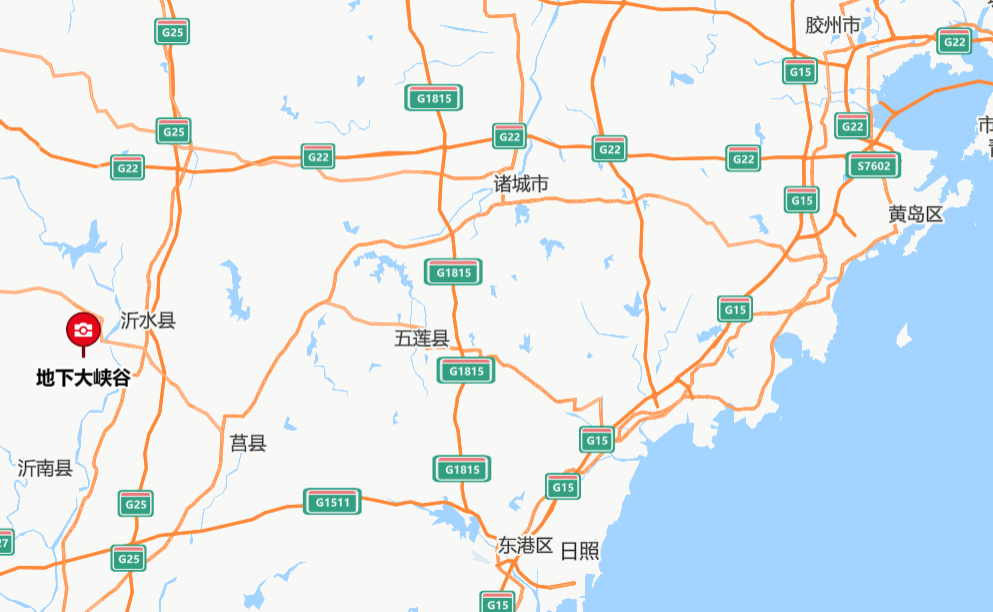
#> input picture Python_test/picture.png, 993 x 612 px
$ python mat.py
#> lines starting #> are read from the running program, lines starting #| are printed output that depends on the picture
from PIL import Image
from pylab import *
from numpy import array

im = array(Image.open('picture.png'))
#> im is the input picture: shape (612, 993, 4); mean R, G, B, A 223.5, 232, 234.9, 255

imshow(im)
# set the x and y axis limits (100, 200) \ (100, 500) \ (400, 200) \ (400, 500)
x = [100,100,400,400]
y = [200,500,200,500]


plot(x,y,'r*')
plot(x[:2],y[:2])

# set the title of the plot
title('Plotting: "picture.png"')

#axis('off')
show()
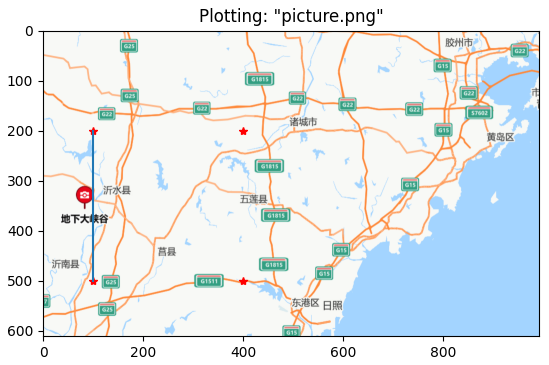
#> figure drawn by matplotlib, 1 panel

# ????
im_gray = Image.open('picture.png').convert('L')  # ??????
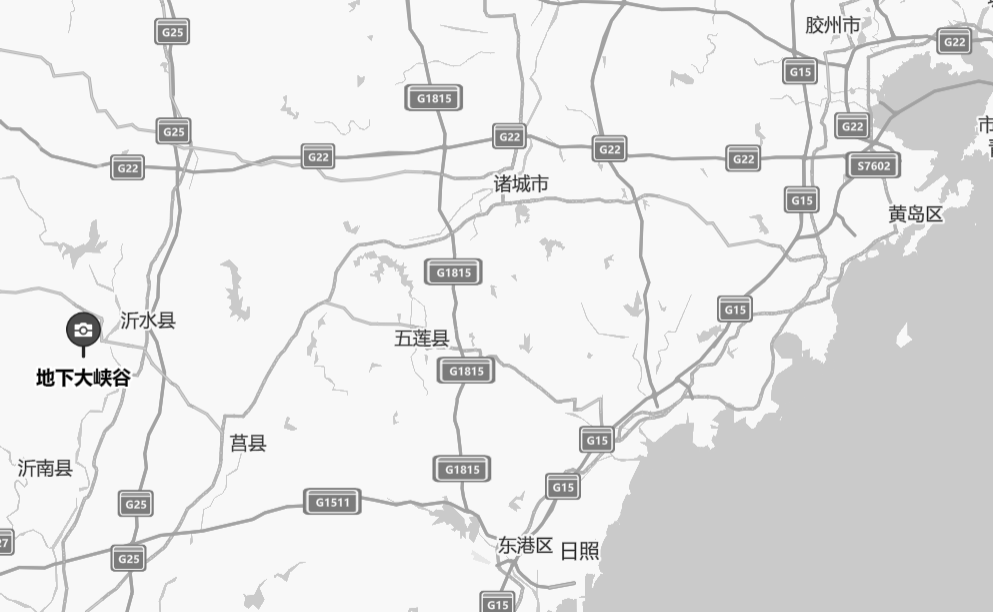
#> im_gray: PIL image 993x612 L; min 0, max 255, mean 229.5
im2 = 255 - array(im_gray)
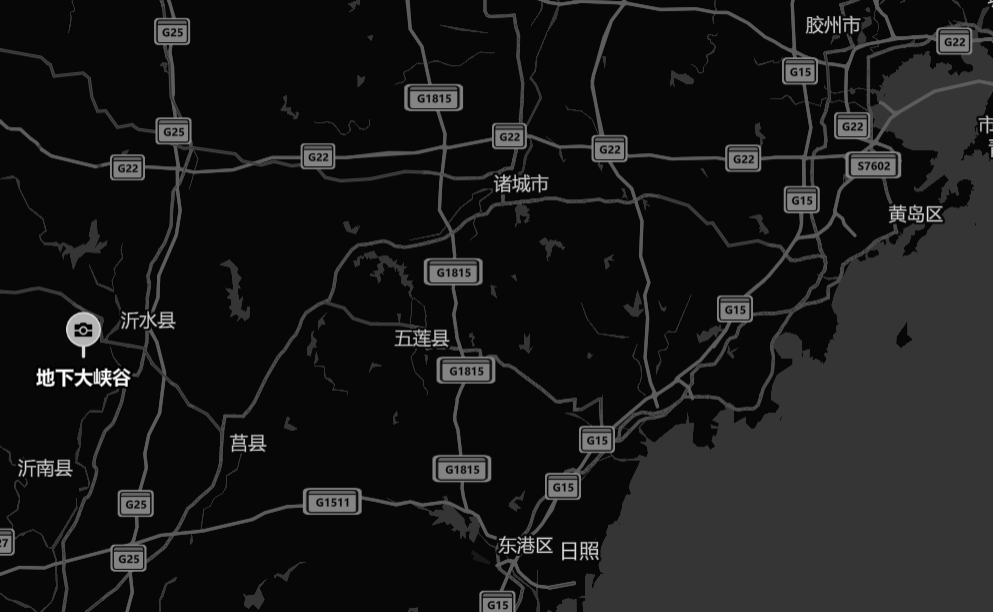
#> im2: shape (612, 993); min 0, max 255, mean 25.5
imshow(im2, cmap='gray')
title('Reverse Image')
show()
